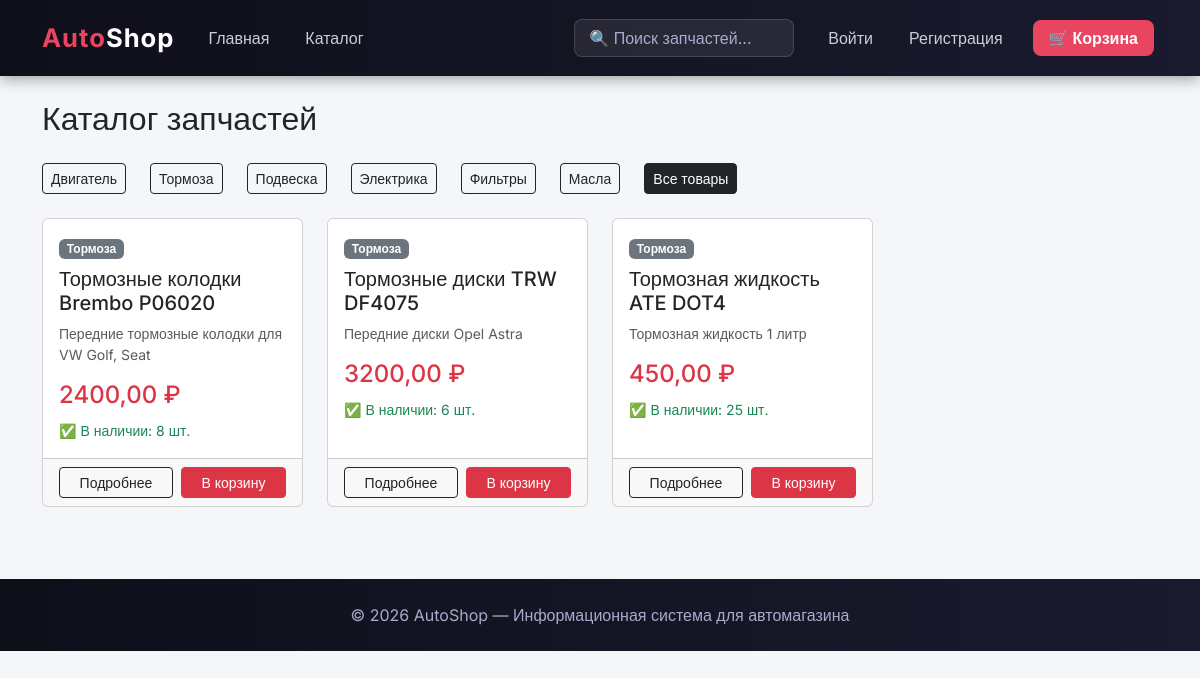
/catalog/?category=tormoza, run on the app's committed database.
### store/models.py (models this page shows, shortened)
class Category(models.Model):
    name = models.CharField(max_length=200, verbose_name='Название')
    slug = models.SlugField(unique=True)
    class Meta:
        verbose_name = 'Категория'
        verbose_name_plural = 'Категории'

class Product(models.Model):
    category = models.ForeignKey(Category, on_delete=models.CASCADE, verbose_name='Категория')
    name = models.CharField(max_length=200, verbose_name='Название')
    description = models.TextField(verbose_name='Описание', blank=True)
    price = models.DecimalField(max_digits=10, decimal_places=2, verbose_name='Цена')
    stock = models.PositiveIntegerField(default=0, verbose_name='Остаток')
    available = models.BooleanField(default=True, verbose_name='В наличии')
    created = models.DateTimeField(auto_now_add=True)
    class Meta:
        verbose_name = 'Товар'
        verbose_name_plural = 'Товары'

### store/views.py (the view)
# urls.py: path('catalog/', views.catalog, name='catalog'),
def catalog(request):
    products = Product.objects.filter(available=True)
    categories = Category.objects.all()
    category_slug = request.GET.get('category')
    if category_slug:
        category = get_object_or_404(Category, slug=category_slug)
        products = products.filter(category=category)
    return render(request, 'store/catalog.html', {'products': products, 'categories': categories})

### templates/store/catalog.html (shortened to what this page needs)
{% extends 'base.html' %}
{% block content %}
<h2 class="mb-4">Каталог запчастей</h2>
<div class="row mb-3">
    {% for category in categories %}
    <div class="col-auto mb-2">
        <a href="/catalog/?category={{ category.slug }}" class="btn btn-outline-dark btn-sm">{{ category.name }}</a>
    </div>
    {% endfor %}
    <div class="col-auto mb-2">
        <a href="/catalog/" class="btn btn-dark btn-sm">Все товары</a>
    </div>
</div>
<div class="row">
    {% for product in products %}
    <div class="col-md-3 mb-4">
        <div class="card h-100">
            <div class="card-body">
                <span class="badge bg-secondary mb-2">{{ product.category.name }}</span>
                <h5 class="card-title">{{ product.name }}</h5>
                <p class="card-text text-muted small">{{ product.description|truncatechars:100 }}</p>
                <h4 class="text-danger">{{ product.price }} ₽</h4>
                {% if product.stock > 0 %}
                    <small class="text-success">✅ В наличии: {{ product.stock }} шт.</small>
                {% else %}
                    <small class="text-danger">❌ Нет в наличии</small>
                {% endif %}
            </div>
            <div class="card-footer d-flex gap-2">
                <a href="/product/{{ product.pk }}/" class="btn btn-outline-dark btn-sm flex-fill">Подробнее</a>
                <a href="/cart/add/{{ product.pk }}/" class="btn btn-danger btn-sm flex-fill">В корзину</a>
            </div>
        </div>
    </div>
    {% empty %}
    <p class="text-muted">Товары не найдены.</p>
    {% endfor %}
</div>
{% endblock %}

### templates/base.html (style rules this page uses)
body { background-color: #f4f6f9; font-family: 'Inter', sans-serif; }

### data on the page
Category: name "Двигатель"
Category: name "Тормоза"
Category: name "Подвеска"
Category: name "Электрика"
Category: name "Фильтры"
Category: name "Масла"
Product: category.name "Тормоза", name "Тормозные колодки Brembo P06020", description "Передние тормозные колодки для VW Golf, Seat", price "2400,00", stock "8"
Product: category.name "Тормоза", name "Тормозные диски TRW DF4075", description "Передние диски Opel Astra", price "3200,00", stock "6"
Product: category.name "Тормоза", name "Тормозная жидкость ATE DOT4", description "Тормозная жидкость 1 литр", price "450,00", stock "25"
